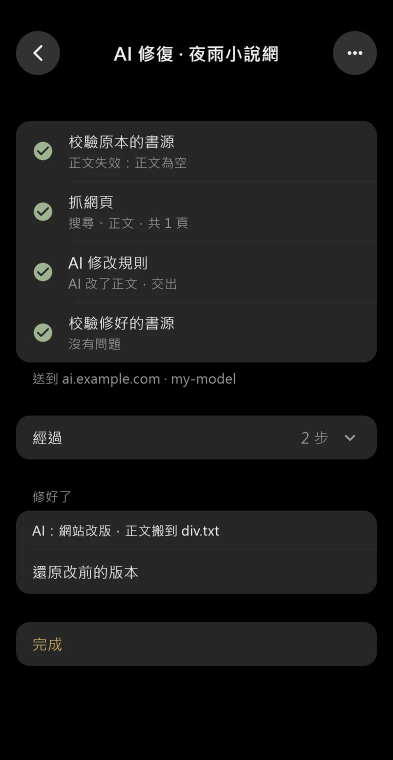
#> input picture website/shots/ai-repair.webp, 786 x 1520 px, given in place of shots, which was not available (shown at 1/2 size)
$ python spacing_bands.py ../website/shots
#> lines starting #> are read from the running program, lines starting #| are printed output that depends on the picture; after the words box and inside, x2 and y2 are one past the last pixel; in counts of white or black regions, pixels touching at a corner belong together
"""量截圖上的間距：由上往下把底色以外的東西切成一段段，印出每段的上下緣與
段與段之間的空白；卡片（左緣內側整段同一個非底色）裡面照卡片的底色再切一次，
印出卡片裡每一塊到上一塊（或卡片頂）的距離、最後一塊到卡片底的距離。

    python -I tool/spacing_bands.py <截圖.png>... [--scale 3]

截圖用 test/screens/app_screens_test.dart 拍（手機 3 倍，數字換算回邏輯像素）。
量到的是畫出來的筆畫，字型的上下留白算在空白裡：差 1～4 的多半是字型造成的，
先看版面（元件的內距）是不是對稱，再下結論。分隔線（高 1 以下）標成 sep。
頁首漸隱、玻璃這類漸層蓋在內容上時，量到的邊不準，捲到頂或底再拍。
"""
import argparse

import numpy as np
from PIL import Image

MARGIN = 16  # 卡片離螢幕左右
RADIUS = 14  # 卡片圓角：判斷卡片與切卡片內部時避開
PAGE_THRESHOLD = 18  # 和頁面底色差多少算有東西
CARD_THRESHOLD = 6  # 卡片裡的分隔線、分段控制的軌道很淡，門檻低一點


def _bands(mask):
    out, start = [], None
    for y, value in enumerate(mask):
        if value and start is None:
            start = y
        if not value and start is not None:
            out.append((start, y))
            start = None
    if start is not None:
        out.append((start, len(mask)))
    return out


def _differs(pixels, color, threshold):
    return np.abs(pixels.astype(int) - np.array(color)).max(axis=-1) > threshold


def analyze(path, scale):
#> called with path = '../website/shots', scale = 3
    image = np.asarray(Image.open(path).convert('RGB'))
#> image is the input picture: shape (1520, 786, 3); mean R, G, B 22.9, 23, 22.8
    height, width, _ = image.shape
#> height = 1520; width = 786
    page = tuple(int(v) for v in image[height // 2, 2])
#> page = (0, 0, 0)
    left, right = int(2 * scale), width - int(2 * scale)
#> left = 6; right = 780
    rows = _differs(image[:, left:right], page, PAGE_THRESHOLD).any(axis=1)
#> in _differs, `return np.abs(pixels.astype(int) - np.array(color)).max(axis=-1) > thr..`:
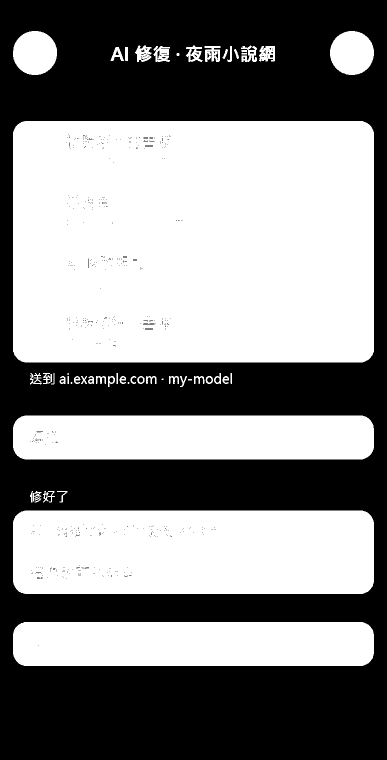
#> returned value: shape (1520, 774) bool (shown at 1/2 size); 52.1% white; 599 black regions (583 under 20 px), largest, box (x1, y1, x2, y2) and area: (0, 0, 774, 1520) 561148, (278, 755, 286, 765) 68, (414, 755, 423, 765) 66
    bands = []
    for top, bottom in _bands(rows):
        band = {'top': top / scale, 'bottom': bottom / scale}
        inner_top, inner_bottom = top + int(RADIUS * scale), bottom - int(RADIUS * scale)
        column = image[inner_top:max(inner_top + 1, inner_bottom), int((MARGIN + 4) * scale)]
        if bottom - top > 2 * RADIUS * scale and len(column):
            card = tuple(int(v) for v in np.median(column, axis=0))
            uniform = (~_differs(column, card, PAGE_THRESHOLD)).mean() > 0.9
            if uniform and _differs(np.array([card]), page, PAGE_THRESHOLD).any():
                x0, x1 = int((MARGIN + RADIUS) * scale), width - int((MARGIN + RADIUS) * scale)
                inside = _differs(image[top:bottom, x0:x1], card, CARD_THRESHOLD).any(axis=1)
                band['inner'] = [
                    {
                        'top': (top + a) / scale,
                        'bottom': (top + b) / scale,
                        'kind': 'sep' if (b - a) / scale <= 1.0 else 'ink',
                    }
                    for a, b in _bands(inside)
                ]
        bands.append(band)
#> this loop made 7 passes
#> (top, bottom, inner_top, inner_bottom, column, card) on pass 7: (1244, 1332, 1286, 1290, [[38, 38, 38], [38, 38, 38], [40, 38, 38], [40, 38, 38]], (39, 38, 38))
#> (top, bottom, inner_top, inner_bottom, column) on passes 1, 3, 4, 5: (62, 150, 104, 108, [[50, 50, 50], [50, 50, 50], [50, 50, 50], [50, 50, 50]]), (746, 774, 788, 732, [[0, 0, 0]]), (831, 919, 873, 877, [[38, 38, 38], [38, 38, 38], [38, 38, 38], [38, 38, 38]]), (982, 1005, 1024, 963, [[38, 38, 38]])
#> after the loop, bands = 7 items
    return bands


def report(path, scale):
    print(f'== {path}')
    previous = None
    for band in analyze(path, scale):
        gap = '' if previous is None else f"  空白 {band['top'] - previous:5.1f}"
#> gap = ''
        kind = '卡片' if 'inner' in band else '    '
        print(f"  {kind} {band['top']:6.1f}–{band['bottom']:6.1f}{gap}")
#|   卡片   20.7–  50.0
        if 'inner' in band:
            above = band['top']
            for part in band['inner']:
                print(f"      {part['kind']} {part['top']:6.1f}–{part['bottom']:6.1f}  上方 {part['top'] - above:5.1f}")
                above = part['bottom']
            print(f"      到卡片底 {band['bottom'] - above:5.1f}")
        previous = band['bottom']


if __name__ == '__main__':
    parser = argparse.ArgumentParser(description=__doc__.splitlines()[0])
    parser.add_argument('images', nargs='+')
    parser.add_argument('--scale', type=float, default=3.0, help='截圖的裝置像素比')
    args = parser.parse_args()
    for image in args.images:
        report(image, args.scale)

$ run again, on website/shots/audiobook.webp
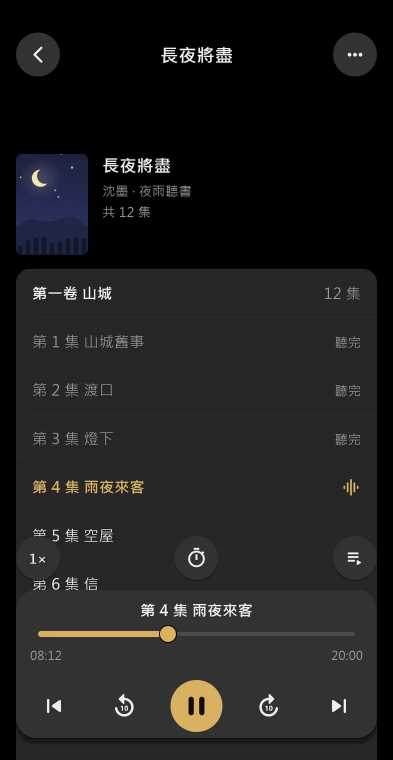
#> input picture website/shots/audiobook.webp, 786 x 1520 px, given in place of shots, which was not available (shown at 1/2 size)
#> in analyze, image is the input picture: shape (1520, 786, 3); mean R, G, B 31.1, 30.7, 30.6
#> page = (0, 0, 0)
#> in _differs, `return np.abs(pixels.astype(int) - np.array(color)).max(axis=-1) > thr..`:
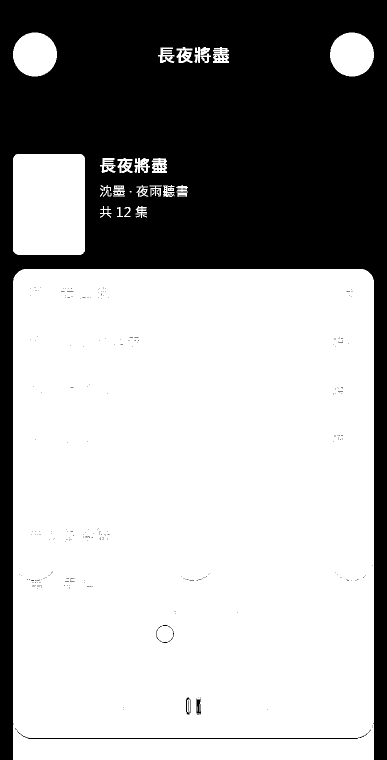
#> returned value: shape (1520, 774) bool (shown at 1/2 size); 64.2% white; 325 black regions (312 under 20 px), largest, box (x1, y1, x2, y2) and area: (0, 0, 774, 1520) 418501, (34, 1459, 742, 1478) 1388, (393, 1397, 402, 1429) 205
#> the loop in analyze, `for top, bottom in _bands(rows):` made 3 passes
#> (top, bottom, inner_top, inner_bottom, card) on passes 2 to 3: (308, 510, 350, 468, (38, 45, 83)), (538, 1520, 580, 1478, (38, 38, 38))
#> after the loop in analyze, `for top, bottom in _bands(rows):`: bands = 3 items
#> gap = ''
#|   卡片   21.7–  51.0

$ run again, on website/shots/clean-before.webp
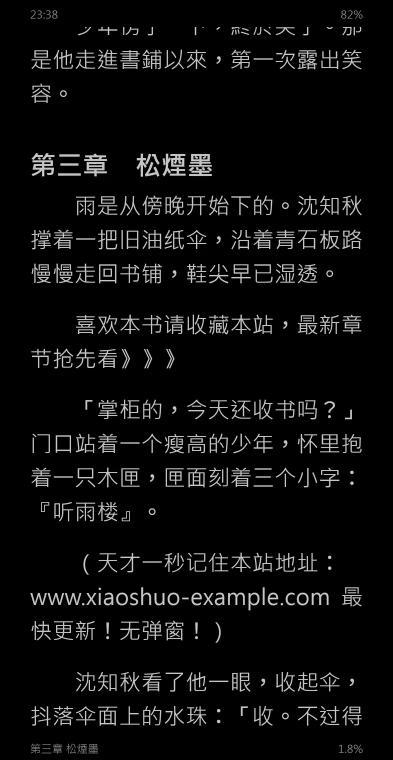
#> input picture website/shots/clean-before.webp, 786 x 1520 px, given in place of shots, which was not available (shown at 1/2 size)
#> in analyze, image is the input picture: shape (1520, 786, 3); mean R, G, B 13.2, 13.2, 13.2
#> page = (0, 0, 0)
#> in _differs, `return np.abs(pixels.astype(int) - np.array(color)).max(axis=-1) > thr..`:
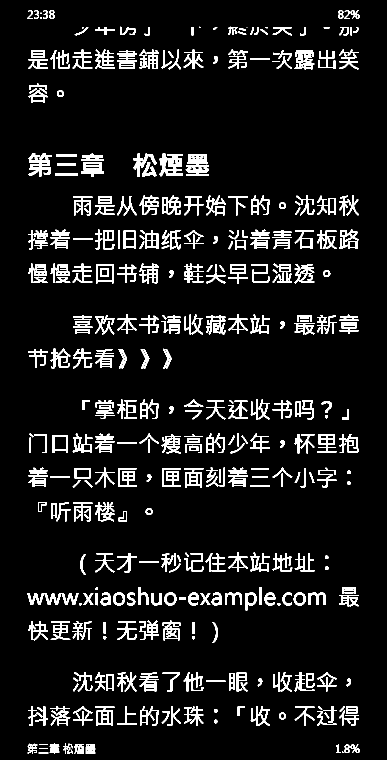
#> returned value: shape (1520, 774) bool (shown at 1/2 size); 8.9% white; 436 white regions (8 under 20 px), largest, box (x1, y1, x2, y2) and area: (371, 308, 418, 352) 1470, (319, 307, 366, 353) 1352, (57, 306, 104, 353) 1254
#> the loop in analyze, `for top, bottom in _bands(rows):` made 20 passes
#> (top, bottom, inner_top, inner_bottom) on passes 1 to 8: (20, 38, 62, -4), (53, 71, 95, 29), (99, 139, 141, 97), (167, 206, 209, 164), (306, 354, 348, 312), (391, 432, 433, 390), (459, 499, 501, 457), (527, 567, 569, 525)
#> after the loop in analyze, `for top, bottom in _bands(rows):`: bands = 20 items
#> gap = ''
#|           6.7–  12.7
